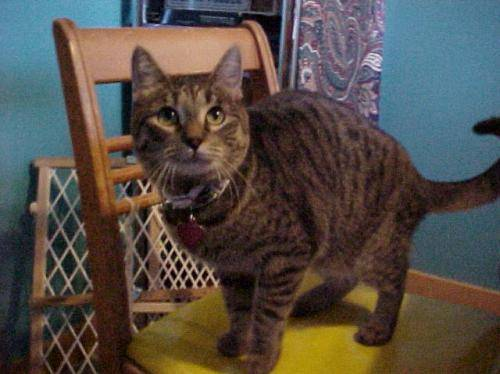
#> input picture animals/cats/cats_00001.jpg, 500 x 374 px; its folder holds only this picture in this run
$ jupyter execute --allow-errors lounaScript.ipynb
#> lines starting #> are read from the running program, lines starting #| are printed output that depends on the picture
[cell 1]
import numpy as np
import skimage
import matplotlib.pyplot as plt
import skimage

from skimage.feature import hog
from skimage import data, exposure
from skimage.exposure import histogram
from skimage.feature import match_template
from skimage.transform import rescale
from skimage.util import random_noise
from scipy.signal import correlate2d
from skimage import io
from skimage.transform import resize

[cell 2]
size = 1_000
pixel_per_cell = (8,8)

#> (the rest of this cell did not finish here and is left out)

#> (a cell that did not finish here is left out)

[cell 4]
query = resize(io.imread("animals/dogs/dogs_00010.jpg"), (size, size))
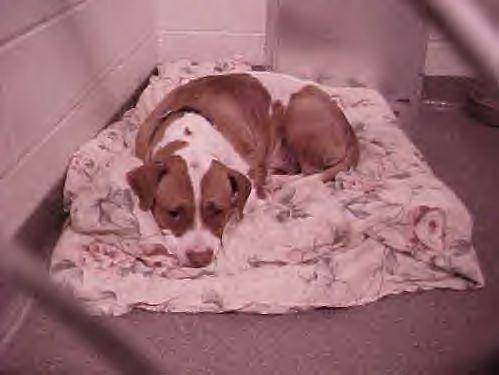
#> input picture animals/dogs/dogs_00010.jpg, 499 x 375 px
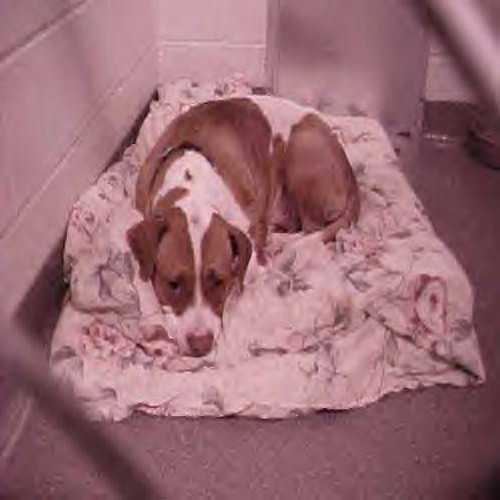
#> query: shape (1000, 1000, 3) float64 (shown at 1/2 size); mean R, G, B 0.605, 0.421, 0.453
image = resize(io.imread("animals/dogs/dogs_00010.jpg"), (size, size))

descriptor, hog_image = hog(image, orientations=8, pixels_per_cell=pixel_per_cell,
                    cells_per_block=(2, 1), visualize=True, channel_axis=2)
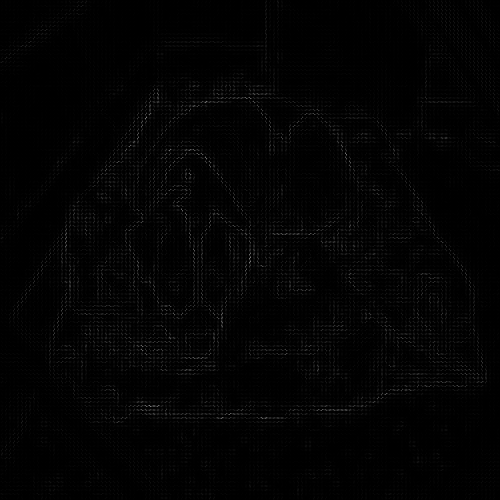
#> hog_image: shape (1000, 1000) float64 (shown at 1/2 size); min 0, max 0.163, mean 0.00199; drawn with min black and max white

fig, (ax1, ax2) = plt.subplots(1, 2, figsize=(8, 4), sharex=True, sharey=True)
ax1.axis('off')
ax1.imshow(image, cmap="gray") and ax1.set_title("Image")

# Amélioration du contraste
hog_image = exposure.rescale_intensity(hog_image, in_range=(0, 10))
ax2.axis('off')
ax2.imshow(hog_image, cmap="gray") and ax2.set_title("HOG")
plt.show()
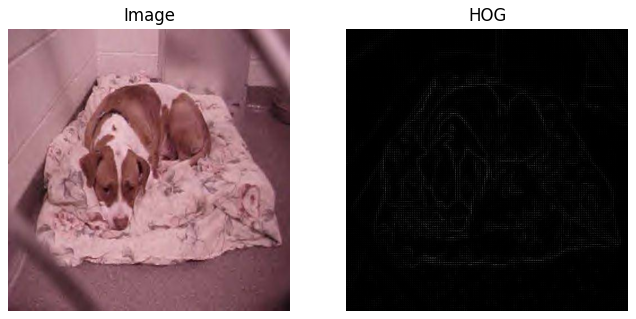
#> figure drawn by matplotlib, 2 panels
